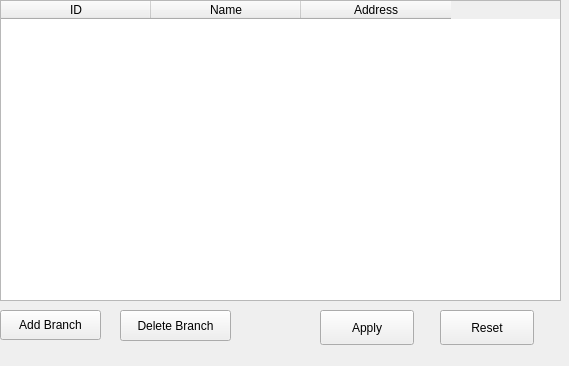
<?xml version="1.0" encoding="UTF-8"?>
<ui version="4.0">
 <class>BranchesManage</class>
 <widget class="QWidget" name="BranchesManage">
  <property name="geometry">
   <rect>
    <x>0</x>
    <y>0</y>
    <width>569</width>
    <height>366</height>
   </rect>
  </property>
  <property name="windowTitle">
   <string>Branches Manage</string>
  </property>
  <widget class="QTableWidget" name="tableWidget">
   <property name="geometry">
    <rect>
     <x>0</x>
     <y>0</y>
     <width>561</width>
     <height>301</height>
    </rect>
   </property>
   <attribute name="horizontalHeaderDefaultSectionSize">
    <number>150</number>
   </attribute>
   <column>
    <property name="text">
     <string>ID</string>
    </property>
   </column>
   <column>
    <property name="text">
     <string>Name</string>
    </property>
   </column>
   <column>
    <property name="text">
     <string>Address</string>
    </property>
   </column>
  </widget>
  <widget class="QPushButton" name="deleteButton">
   <property name="geometry">
    <rect>
     <x>120</x>
     <y>310</y>
     <width>111</width>
     <height>31</height>
    </rect>
   </property>
   <property name="text">
    <string>Delete Branch</string>
   </property>
  </widget>
  <widget class="QPushButton" name="applyButton">
   <property name="geometry">
    <rect>
     <x>320</x>
     <y>310</y>
     <width>94</width>
     <height>35</height>
    </rect>
   </property>
   <property name="text">
    <string>Apply</string>
   </property>
  </widget>
  <widget class="QPushButton" name="addButton">
   <property name="geometry">
    <rect>
     <x>0</x>
     <y>310</y>
     <width>101</width>
     <height>30</height>
    </rect>
   </property>
   <property name="text">
    <string>Add Branch</string>
   </property>
  </widget>
  <widget class="QPushButton" name="resetButton">
   <property name="geometry">
    <rect>
     <x>440</x>
     <y>310</y>
     <width>94</width>
     <height>35</height>
    </rect>
   </property>
   <property name="text">
    <string>Reset</string>
   </property>
  </widget>
 </widget>
 <resources/>
 <connections>
  <connection>
   <sender>addButton</sender>
   <signal>clicked()</signal>
   <receiver>BranchesManage</receiver>
   <slot>onAddClicked()</slot>
   <hints>
    <hint type="sourcelabel">
     <x>43</x>
     <y>328</y>
    </hint>
    <hint type="destinationlabel">
     <x>44</x>
     <y>344</y>
    </hint>
   </hints>
  </connection>
  <connection>
   <sender>deleteButton</sender>
   <signal>clicked()</signal>
   <receiver>BranchesManage</receiver>
   <slot>onDeleteClicked()</slot>
   <hints>
    <hint type="sourcelabel">
     <x>191</x>
     <y>320</y>
    </hint>
    <hint type="destinationlabel">
     <x>191</x>
     <y>341</y>
    </hint>
   </hints>
  </connection>
  <connection>
   <sender>applyButton</sender>
   <signal>clicked()</signal>
   <receiver>BranchesManage</receiver>
   <slot>onApplyClicked()</slot>
   <hints>
    <hint type="sourcelabel">
     <x>357</x>
     <y>323</y>
    </hint>
    <hint type="destinationlabel">
     <x>358</x>
     <y>346</y>
    </hint>
   </hints>
  </connection>
  <connection>
   <sender>resetButton</sender>
   <signal>clicked()</signal>
   <receiver>BranchesManage</receiver>
   <slot>onResetClicked()</slot>
   <hints>
    <hint type="sourcelabel">
     <x>492</x>
     <y>330</y>
    </hint>
    <hint type="destinationlabel">
     <x>494</x>
     <y>347</y>
    </hint>
   </hints>
  </connection>
 </connections>
 <slots>
  <slot>onAddClicked()</slot>
  <slot>onDeleteClicked()</slot>
  <slot>onApplyClicked()</slot>
  <slot>onResetClicked()</slot>
 </slots>
</ui>
